Frame 1 (no input): blank canvas, image omitted
Frame 60 (the mouse pressed at the canvas centre just before this capture): blank canvas, image omitted
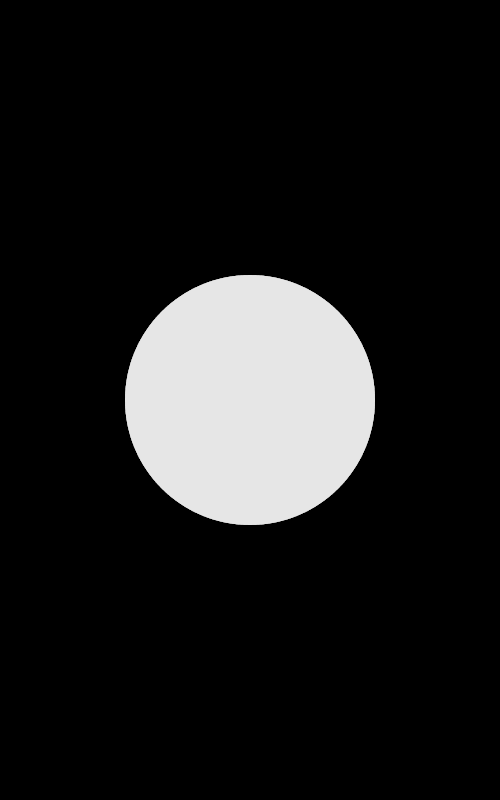
Frame 120 (the mouse held since frame 60 and released just before this capture)

The Processing sketch whose frames 1 and 60 were blank and that drew this single picture after the mouse press (run headless with seeded random() and noise(); from frame 60 on, the mouse is pressed at the canvas centre):

// Processing sketch: minimalism
// ── minimalism.pde
int i=1;
void setup(){
  size(500,800);
  background(0);
 frameRate(10);
}

void draw(){
  noStroke();
  ellipseMode(CENTER);
  fill(255,10);
  ellipse(250,mouseY,mouseX,mouseX);
}
